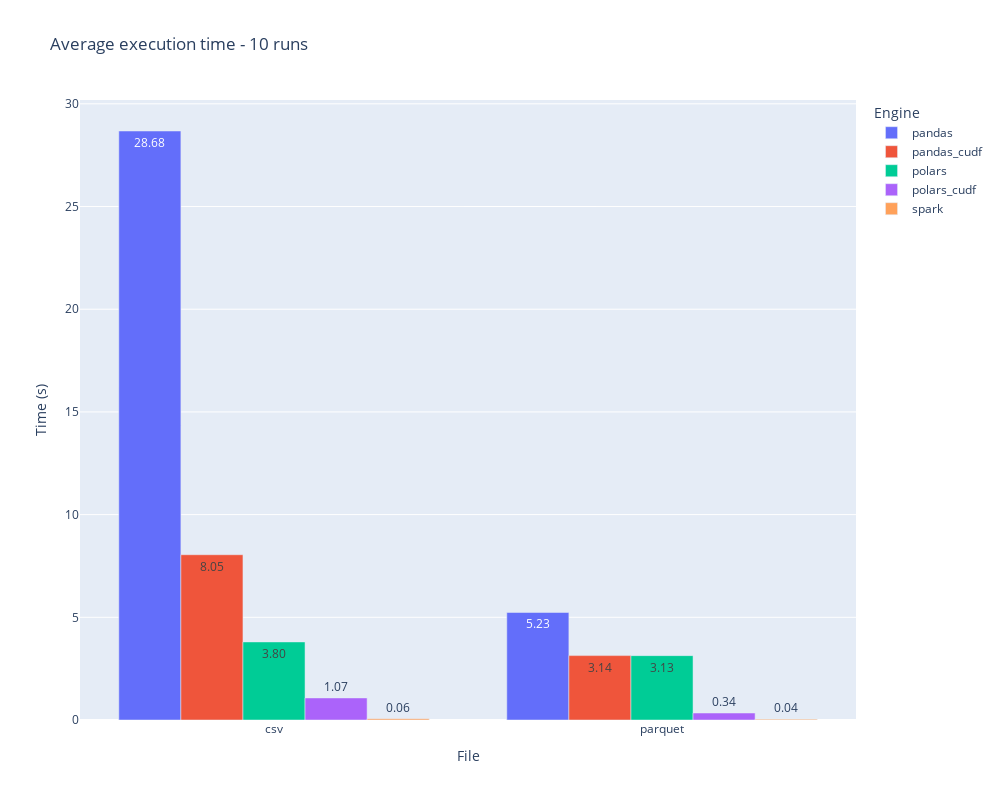

Notebook code for this chart:
### Code cell
fig = px.bar(
    df_mean,
    x='file',
    y='time',
    color='engine',
    height=800,
    width=1000,
    title='Average execution time - 10 runs',
    labels={
        'time': 'Time (s)',
        'file': 'File',
        'engine': 'Engine'
    },
    barmode="group",
    text_auto='.2f'
)

fig.show()

### Figure 1 — Plotly figure (JSON) as saved in the notebook; plotly's stock layout.template omitted (floating-point values rounded to 4 significant figures)
{"data": [{"alignmentgroup": "True", "hovertemplate": "Engine=pandas<br>File=%{x}<br>Time (s)=%{y}<extra></extra>", "legendgroup": "pandas", "marker": {"color": "#636efa", "pattern": {"shape": ""}}, "name": "pandas", "offsetgroup": "pandas", "orientation": "v", "showlegend": true, "textposition": "auto", "texttemplate": "%{y:.2f}", "type": "bar", "x": ["csv", "parquet"], "xaxis": "x", "y": [28.68, 5.235], "yaxis": "y"}, {"alignmentgroup": "True", "hovertemplate": "Engine=pandas_cudf<br>File=%{x}<br>Time (s)=%{y}<extra></extra>", "legendgroup": "pandas_cudf", "marker": {"color": "#EF553B", "pattern": {"shape": ""}}, "name": "pandas_cudf", "offsetgroup": "pandas_cudf", "orientation": "v", "showlegend": true, "textposition": "auto", "texttemplate": "%{y:.2f}", "type": "bar", "x": ["csv", "parquet"], "xaxis": "x", "y": [8.047, 3.135], "yaxis": "y"}, {"alignmentgroup": "True", "hovertemplate": "Engine=polars<br>File=%{x}<br>Time (s)=%{y}<extra></extra>", "legendgroup": "polars", "marker": {"color": "#00cc96", "pattern": {"shape": ""}}, "name": "polars", "offsetgroup": "polars", "orientation": "v", "showlegend": true, "textposition": "auto", "texttemplate": "%{y:.2f}", "type": "bar", "x": ["csv", "parquet"], "xaxis": "x", "y": [3.801, 3.134], "yaxis": "y"}, {"alignmentgroup": "True", "hovertemplate": "Engine=polars_cudf<br>File=%{x}<br>Time (s)=%{y}<extra></extra>", "legendgroup": "polars_cudf", "marker": {"color": "#ab63fa", "pattern": {"shape": ""}}, "name": "polars_cudf", "offsetgroup": "polars_cudf", "orientation": "v", "showlegend": true, "textposition": "auto", "texttemplate": "%{y:.2f}", "type": "bar", "x": ["csv", "parquet"], "xaxis": "x", "y": [1.074, 0.3408], "yaxis": "y"}, {"alignmentgroup": "True", "hovertemplate": "Engine=spark<br>File=%{x}<br>Time (s)=%{y}<extra></extra>", "legendgroup": "spark", "marker": {"color": "#FFA15A", "pattern": {"shape": ""}}, "name": "spark", "offsetgroup": "spark", "orientation": "v", "showlegend": true, "textposition": "auto", "texttemplate": "%{y:.2f}", "type": "bar", "x": ["csv", "parquet"], "xaxis": "x", "y": [0.06185, 0.03836], "yaxis": "y"}], "layout": {"barmode": "group", "height": 800, "legend": {"title": {"text": "Engine"}, "tracegroupgap": 0}, "title": {"text": "Average execution time - 10 runs"}, "width": 1000, "xaxis": {"anchor": "y", "domain": [0, 1], "title": {"text": "File"}}, "yaxis": {"anchor": "x", "domain": [0, 1], "title": {"text": "Time (s)"}}}}
